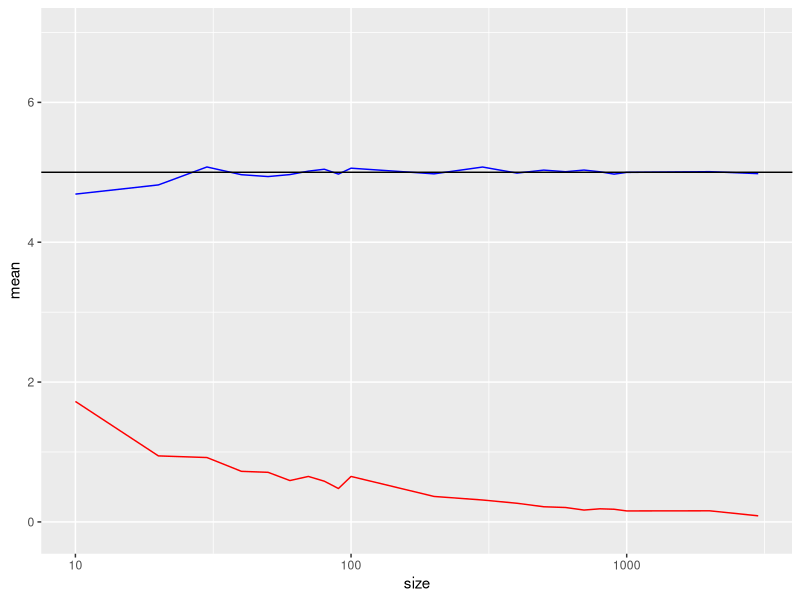
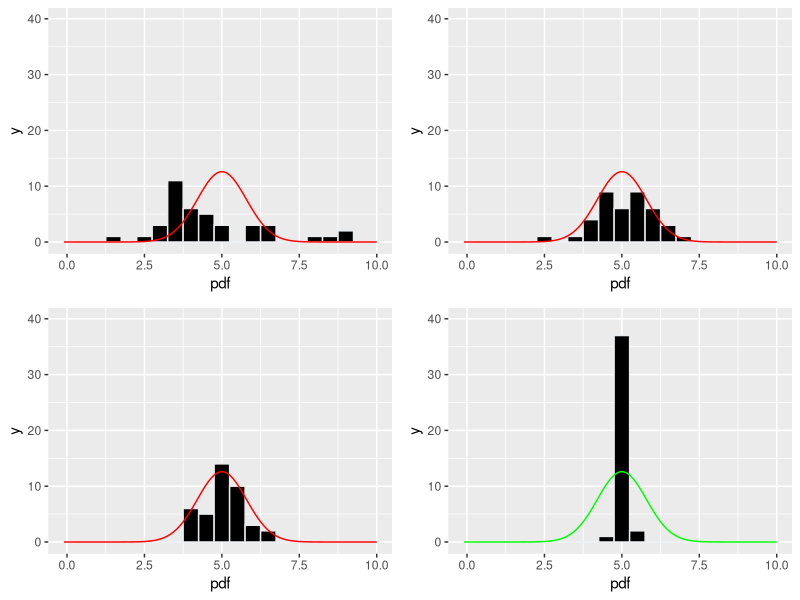
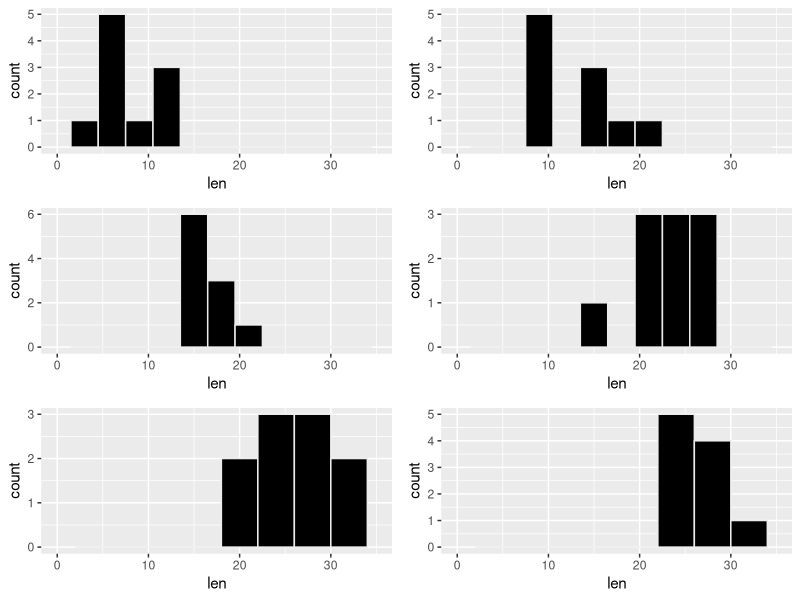

Write R code to recreate these figures, in order.
## ---- chunk 1
knitr::opts_chunk$set(echo = TRUE)

## ---- chunk 2
options(scipen = 999)
options(repr.plot.width=15, repr.plot.height=8)


EXAMPLE = FALSE

library(dplyr)
library(ggplot2)
library(gridExtra)

## ---- chunk 3

# Requirements
# 1. Show sample mean and compare to theoretical mean
# 2. Show how variable the sample is (via variance) and compare it to the 
#    theoretical variance of the distribution.
# 3. Show that the distribution is approximately normal.
#    1. focus on the difference between the distribution of a large collection 
#       of random exponentials and the distribution of a large collection of 
#       averages of 40 exponentials.

# You will investigate the distribution of averages of 40 exponentials. 
# Note that you will need to do a thousand simulations.

if (!EXAMPLE)
{
  nSamples     <- 40                # required
  sampleSet    <- c(10, 20, 30, 40, 50, 60, 70, 80, 90, 100, 200, 300, 400, 500, 600, 700, 800, 900, 1000, 2000, 3000)#, 4000, 5000, 6000, 7000, 8000, 9000, 10000, 20000, 30000, 40000, 50000, 60000, 70000, 80000, 90000, 100000)     # required

  lambda           <- 0.2           # required
  mu               <- 1/lambda
  sigma            <- 1/lambda
  var              <- 1/lambda^2
  columnMeans      <- list()
  experimentData   <- data.frame()  # accumulates data for 
  experimentList   <- list()        # accumulates data for 
  
  for (i in 1:length(sampleSet)) {
    # fill the exponentsSet matrix with nSamples*sampleSet[i] values
    # transform matrix to N(0,1)
    expDistMatrix <- matrix(rexp(sampleSet[i]*nSamples, lambda), 
                                nrow = sampleSet[i], ncol = nSamples)
    
    experimentList[[i]] <- expDistMatrix[, 1]
    # write.csv(expDistMatrix, paste0("./expt", i, ".csv"),  row.names=TRUE)
    
    columnMeans[[i]]  <- colMeans(expDistMatrix)               # list of means for each matrix column
    experimentData    <- rbind(experimentData, list(sampleSet[i], 
                                                    mean(columnMeans[[i]]), 
                                                    sd(columnMeans[[i]])))
  }

  names(experimentData) <- c("size", "mean", "st_dev")
}

## ---- chunk 4
graphTics    <- c(5, 10, 100, 1000, 10000, 100000)     # required

if (!EXAMPLE) {
  ggplot(experimentData, aes(x=size)) +
    geom_line(aes(y=mean), color="blue") +
    geom_line(aes(y=st_dev), color="red") +
    geom_hline(yintercept = 5) +
    scale_x_log10(breaks = graphTics, limits = c(sampleSet[1], sampleSet[length(sampleSet)]+1)) +
    scale_y_continuous(limits = c( -0.1, 7.0 ))
}

## ---- chunk 5

if (!EXAMPLE) {
  
  # print(columnMeans)
  # colSum <- sum(columnMeans[[1]])
  # print(columnMeans[[1]])
  # print(colSum)
  # print(columnMeans[[1]]/colSum)
  # print(columnMeans[[1]]/40)

  comparisonSet <- c(1, 3, 10)
  bw <- c(0.5, 0.5, 0.5, 0.5)
  p <- list()
  i  <- 1
  for (i in 1:length(comparisonSet)) {
    frame  <- data.frame(pdf = columnMeans[[comparisonSet[[i]]]])

    p[[i]] <- ggplot(frame, aes(x = pdf)) +
      geom_histogram(binwidth = bw[i], fill="#000000", color="#e9ecef") +
    stat_function(fun = function (x)  dnorm(x, mean =  mu, sd = sigma/sqrt(nSamples))*25, color="red") +
      scale_x_continuous(limits = c(-0.1, 10.0)) +
      scale_y_continuous(limits = c(-0.1, 40.0))
  }
  frame  <- data.frame(pdf = columnMeans[[19]])
  p[[4]] <- ggplot(frame, aes(x = pdf)) +
    geom_histogram(binwidth = bw[i], fill="#000000", color="#e9ecef") +
  stat_function(fun = function (x)  dnorm(x, mean =  mu, sd = sigma/sqrt(40))*25, color="green") +
    scale_x_continuous(limits = c(-0.1, 10.0)) +
    scale_y_continuous(limits = c(-0.1, 40.0))

  grid.arrange(p[[1]], p[[2]], p[[3]], p[[4]], nrow = 2, ncol = 2)
}


## ---- chunk 6
# Now in the second portion of the project, we're going to analyze the ToothGrowth data in the R datasets package.
# Load the ToothGrowth data and perform some basic exploratory data analyses
# Provide a basic summary of the data.
# Use confidence intervals and/or hypothesis tests to compare tooth growth by supp and dose. (Only use the techniques from class, even if there's other approaches worth considering)
# State your conclusions and the assumptions needed for your conclusions.

# The response is the length of odontoblasts (cells responsible for tooth 
# growth) in 60 guinea pigs. Each animal received one of three dose levels of 
# vitamin C (0.5, 1, and 2 mg/day) by one of two delivery methods, orange juice 
# or ascorbic acid (a form of vitamin C and coded as VC).
# https://www.rdocumentation.org/packages/datasets/versions/3.6.2/topics/ToothGrowth

doses    = c(0.5, 1.0, 2.0) # mg/day
delivery = c("OJ", "VC")    # delivery of VC, OJ - Orange Juice, VC - Ascorbic Acid

nPigs    <- 60
nLength  <- nPigs/(length(doses)*length(delivery))
nBins    <- nPigs/nLength

# print(ToothGrowth[1 : nLength,])
# print(nLength)
# print(ToothGrowth[(nLength + 1) : (2*nLength),])
# print(2*nLength)
# print(ToothGrowth[(2*nLength + 1) : (3*nLength),])
# print(3*nLength)
# print(ToothGrowth[(3*nLength + 1) : (4*nLength),])
# print(4*nLength)
# print(ToothGrowth[(4*nLength + 1) : (5*nLength),])
# print(5*nLength)
# print(ToothGrowth[(5*nLength + 1) : (6*nLength),])
# print(6*nLength)


# 
# ojGroup[[1]] <- ToothGrowth %>% filter(supp == "OJ" & dose == 0.5)
# ojGroup[[2]] <- ToothGrowth %>% filter(supp == "OJ" & dose == 1.0)
# ojGroup[[3]] <- ToothGrowth %>% filter(supp == "OJ" & dose == 2.0)
# aaGroup[[1]] <- ToothGrowth %>% filter(supp == "VC" & dose == 0.5)
# aaGroup[[2]] <- ToothGrowth %>% filter(supp == "VC" & dose == 1.0)
# aaGroup[[3]] <- ToothGrowth %>% filter(supp == "VC" & dose == 2.0)
bw <- c(3, 3, 4, 3, 3, 4)
p <- list()
if (!EXAMPLE) {
  for (i in 1:nBins){
    # data <-
    p[[i]] <- ggplot(ToothGrowth[((i-1)*nLength + 1) : (i*nLength),], aes(x=len, height = 100 , width = 3)) +
      geom_histogram( binwidth = bw[i], fill="#000000", color="#e9ecef") +
      scale_x_continuous(limits = c( 0, 35 ))
    # + 
    # theme(axis.text.x = element_text(angle = 90, vjust = 0.5, hjust=1))
  }
    
  # p1 <- ggplot(ojGroup[[1]], aes(x=len)) +
  #   geom_histogram( binwidth = 0.1, fill="#69b3a2", color="#e9ecef", alpha=0.9) +
  #   scale_x_continuous(limits = c( 0, 35 ))
  # 
  # 
  # p2 <- ggplot(ojGroup[[2]], aes(x=len)) +
  #   geom_histogram( binwidth = 0.1, fill="#69b3a2", color="#e9ecef", alpha=0.9) +
  #   scale_x_continuous(limits = c( 0, 35 ))
  # 
  # p3 <- ggplot(ojGroup[[3]], aes(x=len)) +
  #   geom_histogram( binwidth = 0.1, fill="#69b3a2", color="#e9ecef", alpha=0.9) +
  #   scale_x_continuous(limits = c( 0,35 ))
  # 
  # p4 <- ggplot(aaGroup[[1]], aes(x=len)) +
  #   geom_histogram( binwidth = 0.1, fill="#69b3a2", color="#e9ecef", alpha=0.9) +
  #   scale_x_continuous(limits = c( 0,35 ))
  # 
  # p5 <- ggplot(aaGroup[[2]], aes(x=len)) +
  #   geom_histogram( binwidth = 0.1, fill="#69b3a2", color="#e9ecef", alpha=0.9) +
  #   scale_x_continuous(limits = c( 0,35 ))
  # 
  # p6 <- ggplot(aaGroup[[3]], aes(x=len)) +
  #   geom_histogram( binwidth = 0.1, fill="#69b3a2", color="#e9ecef", alpha=0.9) +
  #   scale_x_continuous(limits = c( 0,35 ))

}
grid.arrange(p[[1]], p[[4]], p[[2]], p[[5]], p[[3]], p[[6]], ncol = 2, nrow=3)
# grid.arrange(p4, p5, p6, ncol=3)



# print(ojGroup)
# print(aaGroup)

